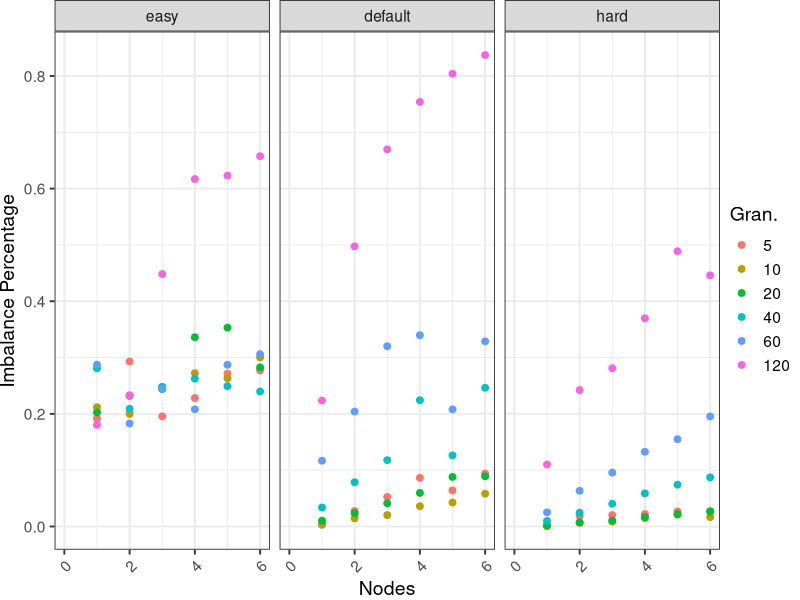

Reproduce this figure in R.
#!/usr/bin/Rscript
options(crayon.enabled=FALSE)
suppressMessages(library(tidyverse))
suppressMessages(library(lubridate))
suppressMessages(library(readxl))

meu_estilo <- function() {
  list(
    theme_bw(base_size = 14),
    theme(
      legend.title = element_blank(),
      plot.margin = unit(c(0, 0, 0, 0), "cm"),
      legend.spacing = unit(1, "mm"),
      legend.position = "right",
      legend.justification = "left",
      legend.box.spacing = unit(0, "pt"),
      legend.box.margin = margin(0, 0, 0, 0),
      axis.text.x = element_text(angle=45, vjust=1, hjust=1)    
    ))
}

read_csv("worker_totals.csv", progress=FALSE, show_col_types=FALSE) |>
  group_by(difficulty, num_nodes, granularity, trial_id, worker_id) -> df

df <- df |>
  rename(
    case = difficulty,
  )

df <- df |>
  summarize(duration = sum(compute_time),
            pixels = sum(pixel_count),
            depth = sum(iterations),
            .groups = "keep")

df <- df |>
  group_by(case, num_nodes, granularity, trial_id) |>
  summarize(imbalance.time = max(duration) / mean(duration),
            percent.imbalance = (max(duration)/mean(duration) - 1) * 100,
            imbalance.percentage = ((max(duration) - mean(duration)) / max(duration)) * n() / (n() - 1),
            std.deviation = sqrt(sum((duration - mean(duration))**2) / (n() - 1)),
            .groups="keep")

# Median imbalance across repetitions
plot <- df |>
  group_by(case, num_nodes, granularity) |>
  summarize(median_imbalance.percentage = median(imbalance.percentage, na.rm = TRUE),
            .groups="keep") |>
  mutate(case = factor(case, levels = c("easy", "default", "hard"))) |>
  ggplot(aes(x = num_nodes, y = median_imbalance.percentage, color = as.factor(granularity))) +
  geom_point(size = 2) +
  facet_wrap(~case, nrow = 1) +
  meu_estilo() +
  xlim(0, NA) +
  labs(x = "Nodes", 
       y = "Imbalance Percentage",
       color = "Gran.") +
  theme(legend.title = element_text())

ggsave("imbalance_percentage.png", plot = plot, width = 6.5, height = 2.5, dpi = 300)